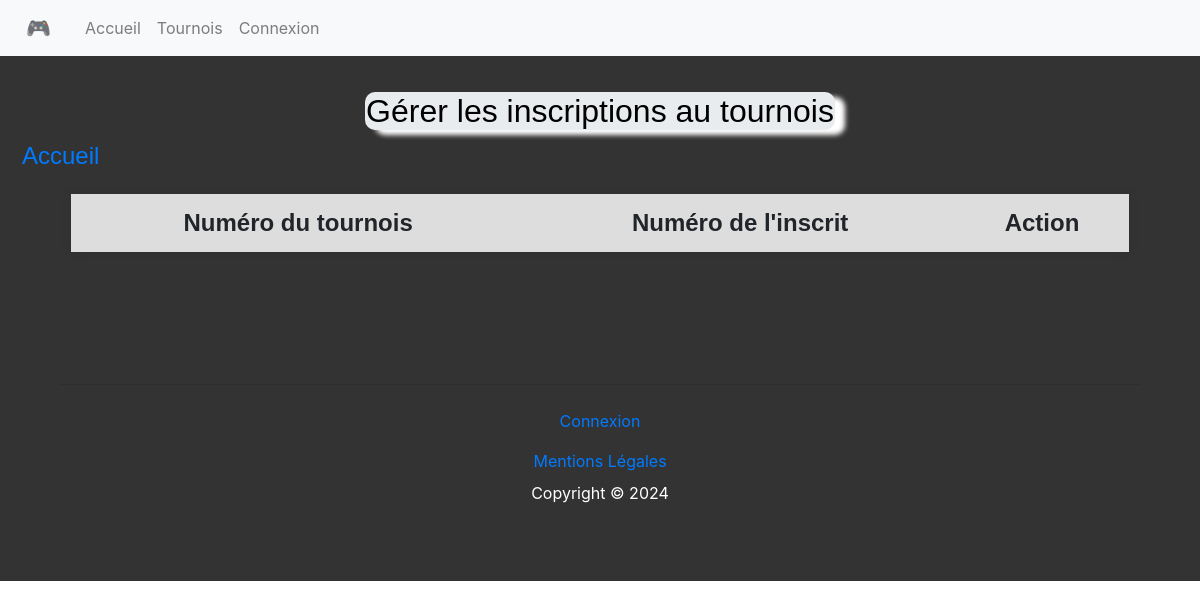
The app's page /AP/crudinscriptions.php?id=3, older data.
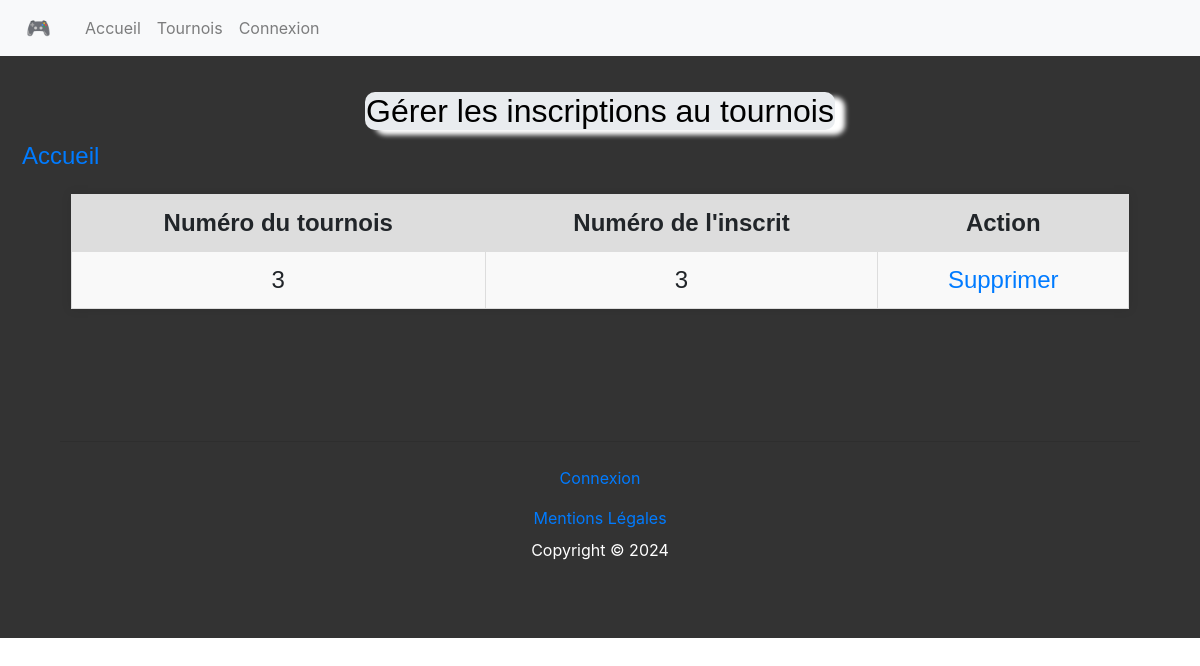
The same page, newer data.
### tables this page shows
CREATE TABLE `associations` (
  `id_users` int(11) NOT NULL,
  `id_tournois` int(11) NOT NULL
);

### AP/crudinscriptions.php (the view, shortened to what this page needs)
<?php require_once('db_connect.php');
$idtournois = $_GET['id'];
$stmt = $pdo -> prepare("SELECT * from associations WHERE id_tournois = $idtournois");
$stmt -> execute();
?>
<!DOCTYPE html>
<html lang="fr">
<head>
</head>
<body>
    <?php include('header.php');?>
    <main>
        <br>
		<div class="titre">
			<h2>Gérer les inscriptions au tournois</h2>
		</div>
		<p>
        	<a href="crudtournois.php">Accueil</a>
		</p>
		<table width='80%' border=0>
			<tr bgcolor='#DDDDDD'>
				<td><strong>Numéro du tournois </strong></td>
				<td><strong>Numéro de l'inscrit</strong></td>
                <td><strong>Action</strong></td>
			</tr>
			<?php
	    	while ($res = $stmt->fetch(PDO::FETCH_ASSOC)) {
            	echo "<tr>";
				echo "<td>".$res['id_users']."</td>";
            	echo "<td>".$res['id_tournois']."</td>";
            	echo "<td><a href=\"delete_inscrit.php?id=".$res['id_users']."&id_tournois=".$res['id_tournois']."\" onClick=\"return confirm('Êtes vous sur de vouloir supprimer ?')\">Supprimer</a></td>";
        	}
			?>
		</table>
        <br>
    </main>
    <?php include('footer.php');?>
</body>
</html>

Row changes from the older to the newer data that the page shows:
added associations: id_users "3", id_tournois "3"
